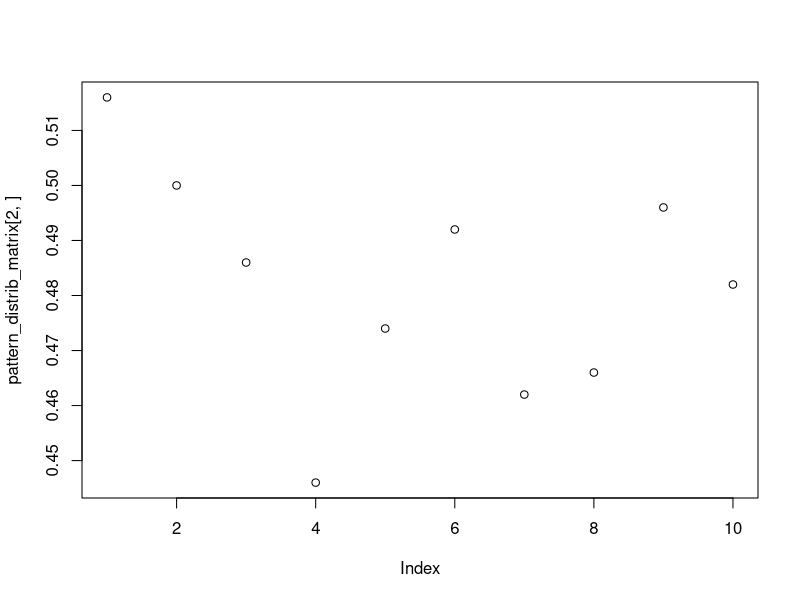

The R source for this figure:
####################### create (same) random seq - using same seed always #########################
set.seed(1)
sequence_length <- 5000
data <-stringi::stri_rand_strings(1, sequence_length, '[ACGT]')
class(data)

### First Question #################################################################################
### In the given sequence
###   a. find the distribution of the individual elements
###   b. verify from results if 2nd rule of Chargaff is followed
print("Ans: 1st Q =================================================================================")
####################################################################################################

####################################### Initialze vars #############################################
### For the 4 elements i.e. "A", "G", "T", "C" of the sequence create a 2x4 matrix         #########
### to hold number of appearances i.e. count and frequency                                 #########
####################################################################################################
distribution_matrix <- matrix(0, 2, 4)     # create a 2x4 matrix and initialize to 0
seq_elements <- c("A", "G", "T", "C")
colnames(distribution_matrix) <- seq_elements                            # name the columns
rownames(distribution_matrix) <- rbind("element_count", "element_freq")  # name the rows

## count i.e. occurence of individual elmements i.e. "A", "G", "T", "C" in the sequence data    ###
for (i in 1:length(seq_elements)) {
  distribution_matrix[1, i] = stringr::str_count(toString(data), seq_elements[i])     # get count
  distribution_matrix[2, i] = distribution_matrix[1, i] / sequence_length     # get frequency
}

################################ print results  ####################################################
writeLines("\n")
print(distribution_matrix)
writeLines("\n")
sprintf("2nd Chargaff law (occ): A~T: % d - % d  G~C: % d - %d", distribution_matrix[1, 1], distribution_matrix[1, 3], distribution_matrix[1,2], distribution_matrix[1, 4])
sprintf("2nd Chargaff law (frq): A~T: % f - % f  G~C: % f - %f", distribution_matrix[2, 1], distribution_matrix[2, 3], distribution_matrix[2,2], distribution_matrix[2, 4])
writeLines("\n")

### Second Question ################################################################################
### split given data sequence into 10 substrings each of 500 chars (500 x 10)
###     find number of occurence of GC pattern in each of the 10 substrings
print("Ans: 2nd Q  G+C content in 10 substrs of length 500 ========================================")
####################################################################################################

sub_length <- 500
no_of_substrs <-  sequence_length / sub_length
GC_seq_elements <- c("C", "G")

## define a 2x10 matrix to hold
##   first row:  number of "G & "C" occurences per substr of length 500
##   second row: frequency  of "G & "C" occurences per substr of length 500
pattern_distrib_matrix <- matrix(0, 2, no_of_substrs)
colnames(pattern_distrib_matrix) <- c("pos1", "pos2", "pos3", "pos4", "pos5", "pos6", "pos7", "pos8", "pos9", "pos10")
rownames(pattern_distrib_matrix) <- rbind("number of G+C content", "relative freq of G+C content")

for (i in 1:no_of_substrs) {                 # instead of a single loop with "i in seq format"
   start_str <- (i-1)*sub_length+1           # i.e. 1, 501, ..., 4501  etc - calc start of substr
   end_str   <- start_str + sub_length -1    # i.e  500, 1000, ..., 4500 etc - calc end of substr
   for (j in 1:length(GC_seq_elements)) {
      pattern_distrib_matrix[1, i] <- pattern_distrib_matrix[1, i] + stringr::str_count(substr(data, start_str, end_str), GC_seq_elements[j])
   }
}
for (i in 1:no_of_substrs){
  pattern_distrib_matrix[2, i] <- pattern_distrib_matrix[1, i] / sub_length     # get frequency
}

writeLines("\n")
pattern_distrib_matrix

###   (kind of of) simple scatter plot
x <- c(1, 2, 3, 4, 5, 6, 7, 8, 9, 10)
plot(pattern_distrib_matrix[2,])
